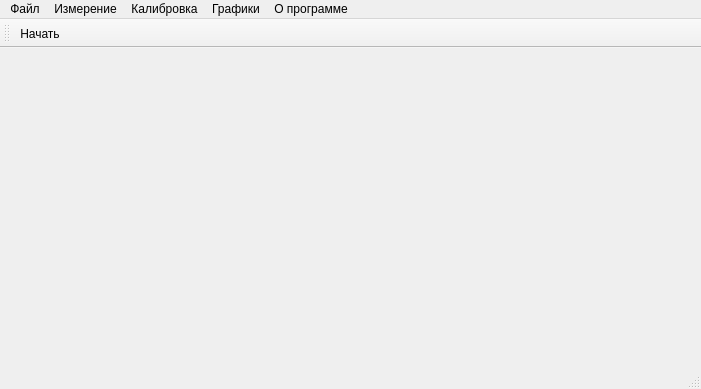
<?xml version="1.0" encoding="UTF-8"?>
<ui version="4.0">
 <class>MainWindow</class>
 <widget class="QMainWindow" name="MainWindow">
  <property name="geometry">
   <rect>
    <x>0</x>
    <y>0</y>
    <width>701</width>
    <height>389</height>
   </rect>
  </property>
  <property name="windowTitle">
   <string>MainWindow</string>
  </property>
  <widget class="QWidget" name="centralwidget"/>
  <widget class="QMenuBar" name="menubar">
   <property name="geometry">
    <rect>
     <x>0</x>
     <y>0</y>
     <width>701</width>
     <height>21</height>
    </rect>
   </property>
   <widget class="QMenu" name="menu">
    <property name="title">
     <string>Файл</string>
    </property>
    <addaction name="action_menu"/>
    <addaction name="action_save"/>
    <addaction name="action_print"/>
   </widget>
   <widget class="QMenu" name="menu_2">
    <property name="title">
     <string>Графики</string>
    </property>
    <widget class="QMenu" name="menu_3">
     <property name="title">
      <string>Просмотр</string>
     </property>
     <addaction name="action_all"/>
    </widget>
    <addaction name="menu_3"/>
    <addaction name="action_levels"/>
   </widget>
   <widget class="QMenu" name="menu_5">
    <property name="title">
     <string>О программе</string>
    </property>
   </widget>
   <widget class="QMenu" name="menu_6">
    <property name="title">
     <string>Измерение</string>
    </property>
    <addaction name="action_abort"/>
    <addaction name="action_setting"/>
   </widget>
   <widget class="QMenu" name="menu_7">
    <property name="title">
     <string>Калибровка</string>
    </property>
    <addaction name="action_calibr1"/>
    <addaction name="action_calibr2"/>
    <addaction name="action_propety"/>
   </widget>
   <addaction name="menu"/>
   <addaction name="menu_6"/>
   <addaction name="menu_7"/>
   <addaction name="menu_2"/>
   <addaction name="menu_5"/>
  </widget>
  <widget class="QStatusBar" name="statusbar"/>
  <widget class="QToolBar" name="toolBar">
   <property name="windowTitle">
    <string>toolBar</string>
   </property>
   <attribute name="toolBarArea">
    <enum>TopToolBarArea</enum>
   </attribute>
   <attribute name="toolBarBreak">
    <bool>false</bool>
   </attribute>
   <addaction name="action_start"/>
  </widget>
  <action name="action_start">
   <property name="text">
    <string>Начать</string>
   </property>
  </action>
  <action name="action_all">
   <property name="text">
    <string>Все</string>
   </property>
  </action>
  <action name="action_levels">
   <property name="text">
    <string>Просмотр уровней</string>
   </property>
  </action>
  <action name="action_menu">
   <property name="text">
    <string>В меню</string>
   </property>
   <property name="shortcut">
    <string>Esc</string>
   </property>
  </action>
  <action name="action_abort">
   <property name="text">
    <string>Прервать</string>
   </property>
  </action>
  <action name="action_setting">
   <property name="text">
    <string>Настройка</string>
   </property>
  </action>
  <action name="action_propety">
   <property name="text">
    <string>Параметры</string>
   </property>
  </action>
  <action name="action_calibr1">
   <property name="text">
    <string>Калибровка 1</string>
   </property>
  </action>
  <action name="action_calibr2">
   <property name="text">
    <string>Калибровка 2</string>
   </property>
  </action>
  <action name="action_print">
   <property name="text">
    <string>Печать</string>
   </property>
  </action>
  <action name="action_save">
   <property name="text">
    <string>Сохранить</string>
   </property>
  </action>
 </widget>
 <resources/>
 <connections/>
</ui>
